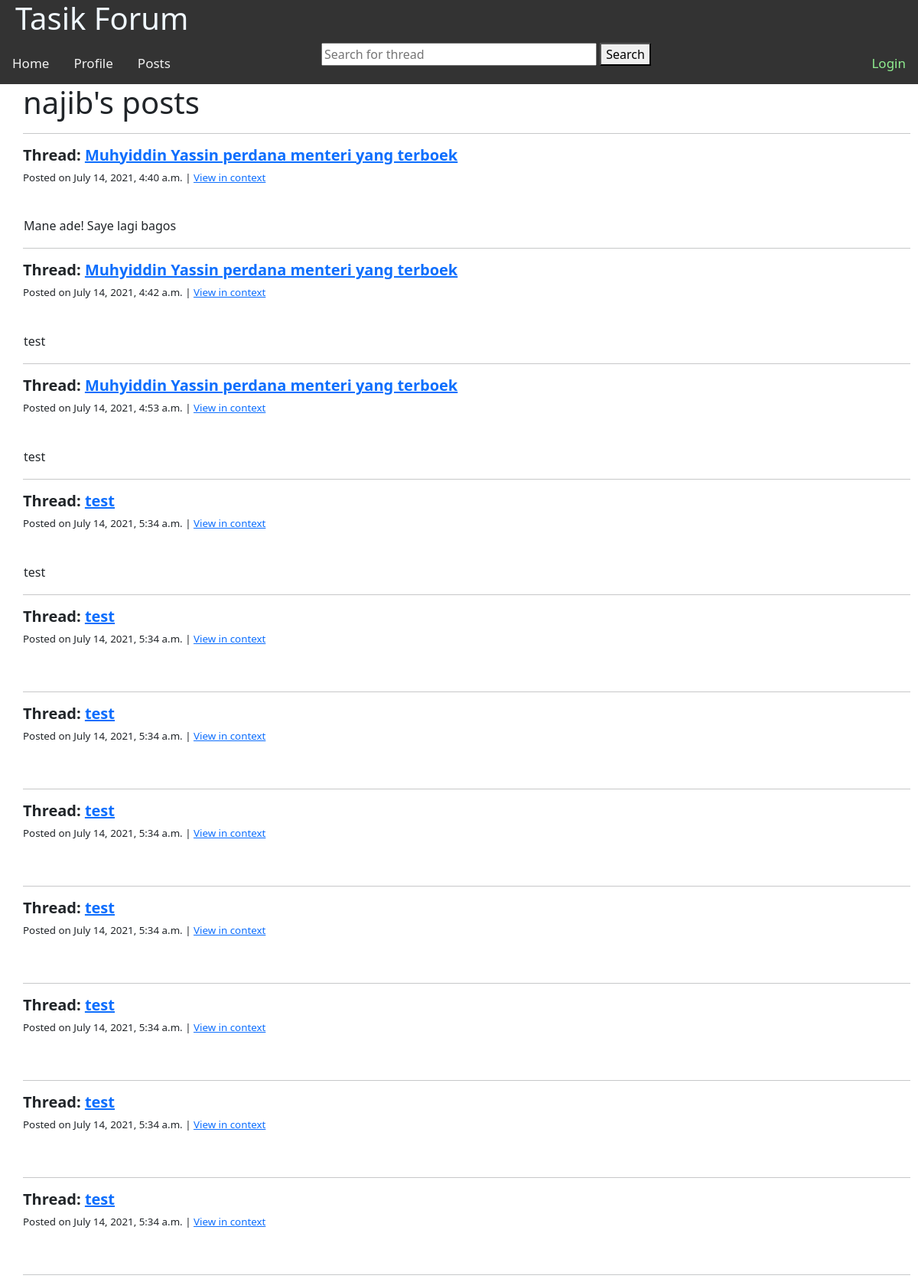
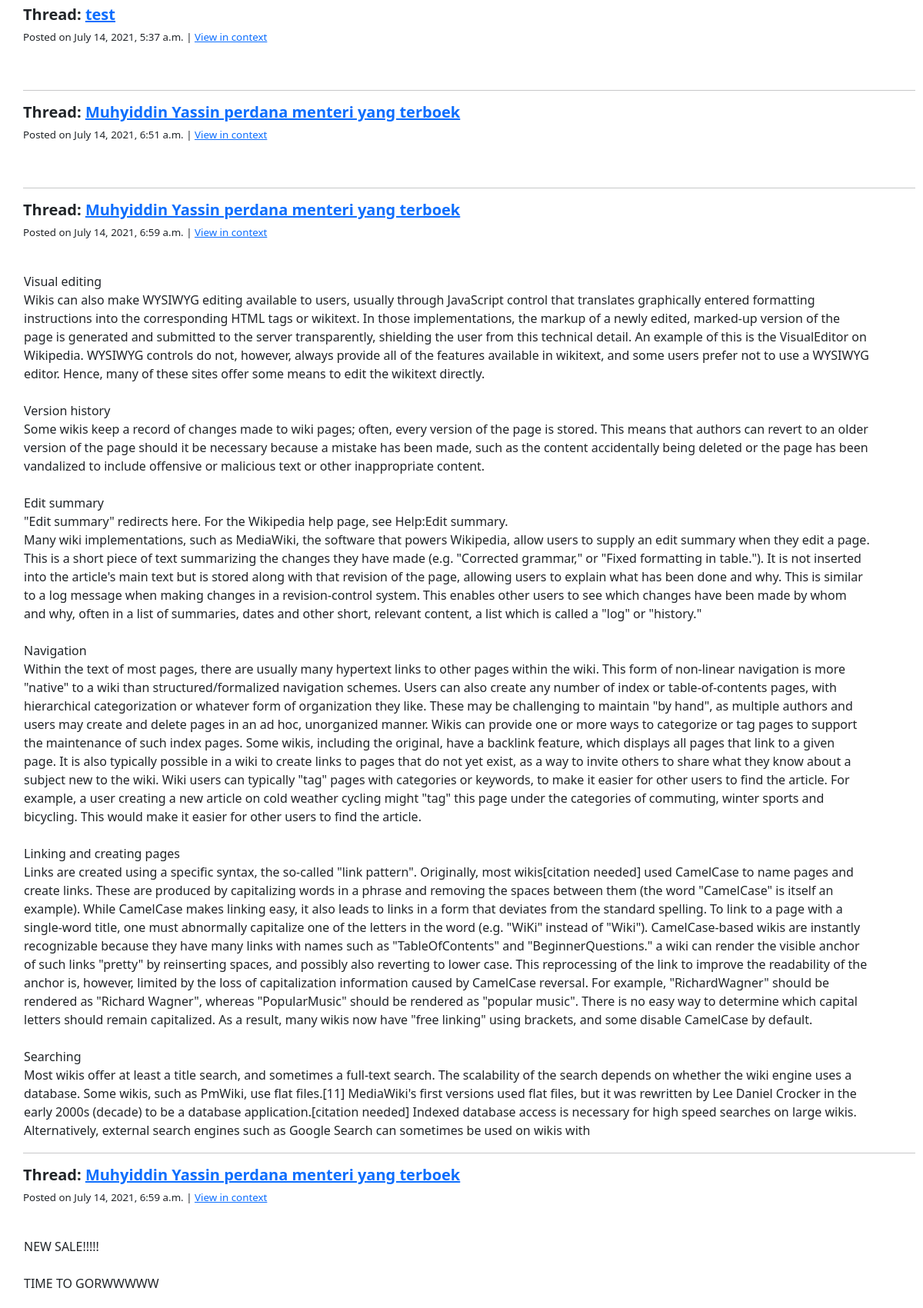
The app's page /userposts/najib (upper part) with its own data (2 pictures, top to bottom).
### main/models.py (models this page shows, shortened)
class Post(models.Model):
    user = models.ForeignKey(User, on_delete=models.CASCADE, related_name="user", null=True)
    thread = models.ForeignKey(Thread, on_delete=models.CASCADE)
    content = models.TextField(max_length=10000000000000)
    created_at = models.DateTimeField(auto_now_add=True, null=True)
    edit_status = BooleanField(default=False)
    edited_at = models.DateTimeField(auto_now=True, null=True)
    reply = models.CharField(max_length=200, default=False)

class Thread(models.Model):
    user = models.ForeignKey(User, on_delete=models.CASCADE, related_name="thread", null=True)
    name = models.CharField(max_length=200)
    created_at = models.DateTimeField(auto_now_add=True, null=True)
    edited_at = models.DateTimeField(auto_now=True, null=True)
    post_count = models.IntegerField(default=0)
    def __str__(self):
        return self.name

### main/views.py (the view)
# urls.py: path('userposts/<str:uname>', views.userposts, name = 'userposts'),
def userposts(response,uname):
    rel_user = User.objects.get(username=uname)
    post_list = Post.objects.filter(user=rel_user)
    return render(response, 'main/userposts.html', {"current_user":rel_user,"post_list":post_list})

### main/templates/main/userposts.html (shortened to what this page needs)
{% extends 'main/base.html' %}
{% block topnav %}
<a href="/userposts/{{current_user}}" style="float: left;">Posts</a>
{% endblock %}
{% block content %}
<h1>{{current_user}}'s posts</h1>
<div>
    {% for x in post_list %}
        <table>
            <tr>
                <hr>
                <h5 style="font-weight: bold;">Thread: <a href="/threads/{{x.thread.id}}">{{x.thread}}</a></h5>
                <p style="font-size: smaller;">Posted on {{x.created_at}}
                    |  <a href="/threads/{{x.thread.id}}#{{x.id}}">View in context</a>
                </p>
                <br>
                <td>
                    {{x.content|linebreaksbr}}
                </td>
            </tr>
        </table>
    {% endfor %}
</div>
{% endblock %}

### main/templates/main/base.html (style rules this page uses)
html { scroll-behavior: smooth; }
body { margin: 0; font-family: Arial, Helvetica, sans-serif; overflow: visible; }
.topnav a { float: right; color: #f2f2f2; text-align: center; padding: 14px 16px; text-decoration: none; font-size: 17px; }
table { width: 95%; }

### records on screen
Post: thread "Muhyiddin Yassin perdana menteri yang terboek", created_at "July 14, 2021, 4:40 a.m.", content "Mane ade! Saye lagi bagos"
Post: thread "Muhyiddin Yassin perdana menteri yang terboek", created_at "July 14, 2021, 4:42 a.m.", content "test"
Post: thread "Muhyiddin Yassin perdana menteri yang terboek", created_at "July 14, 2021, 4:53 a.m.", content "test"
Post: thread "test", created_at "July 14, 2021, 5:34 a.m.", content "test"
Post: thread "test", created_at "July 14, 2021, 5:34 a.m."
Post: thread "test", created_at "July 14, 2021, 5:34 a.m."
Post: thread "test", created_at "July 14, 2021, 5:34 a.m."
Post: thread "test", created_at "July 14, 2021, 5:34 a.m."
Post: thread "test", created_at "July 14, 2021, 5:34 a.m."
Post: thread "test", created_at "July 14, 2021, 5:34 a.m."
Post: thread "test", created_at "July 14, 2021, 5:34 a.m."
Post: thread "test", created_at "July 14, 2021, 5:37 a.m."
Post: thread "Muhyiddin Yassin perdana menteri yang terboek", created_at "July 14, 2021, 6:51 a.m."
Post: thread "Muhyiddin Yassin perdana menteri yang terboek", created_at "July 14, 2021, 6:59 a.m.", content "Visual editing Wikis can also make WYSIWYG editing available to users, usually through JavaScript control that translates graphically entered formatting instructions into the corresponding HTML tags or wikitext. In those implementations, the markup of a newly edited, marked-up version of the page is generated and submitted to the server transparently, shielding the user from this technical detail. An example of this is the VisualEditor on Wikipedia. WYSIWYG controls do not, however, always provide all of the features available in wikitext, and some users prefer not to use a WYSIWYG editor. Hence, many of these sites offer some means to edit the wikitext directly. Version history Some wikis…"
Post: thread "Muhyiddin Yassin perdana menteri yang terboek", created_at "July 14, 2021, 6:59 a.m.", content "NEW SALE!!!!! TIME TO GORWWWWW"

### other values on screen
{{ current_user }} "najib"
